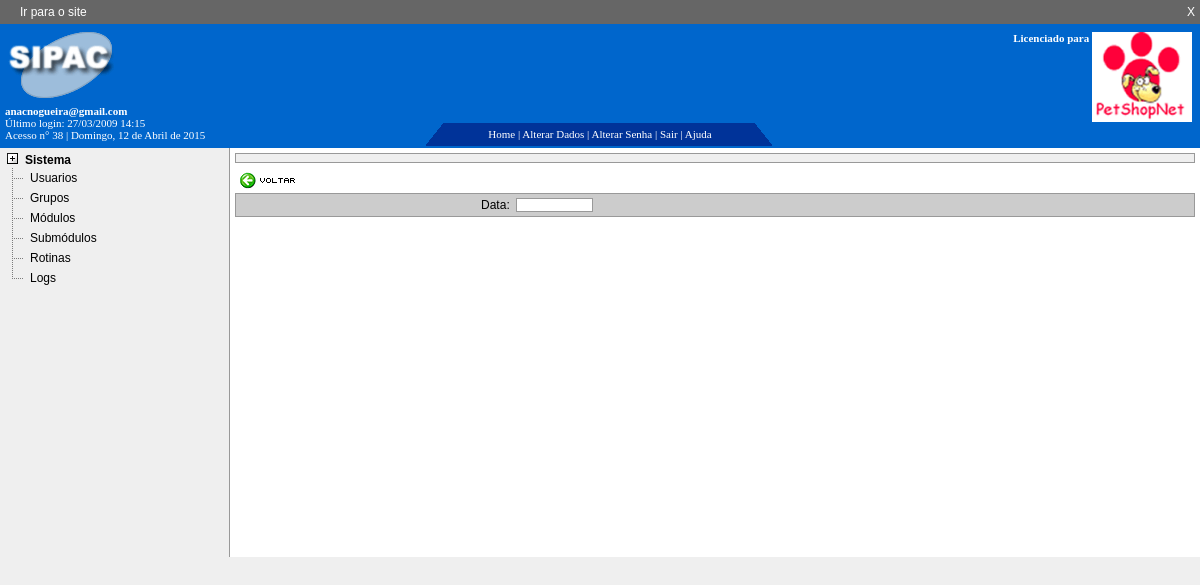
Screenshot of /sipac/logs_pesquisar_teste.php (signed in) with the database file from the repository.
### tables this page shows
CREATE TABLE IF NOT EXISTS submodulos (
  submodulos_id int(10) unsigned NOT NULL auto_increment,
  submodulos_nome varchar(50) default NULL,
  submodulos_descricao varchar(255) NOT NULL,
  submodulos_pagina varchar(50) default NULL,
  modulos_id int(10) unsigned default NULL,
  submodulos_ordem int(4) default NULL,
  PRIMARY KEY  (submodulos_id),
  KEY submodulos_FKIndex1 (modulos_id)
);

### sipac/lib/conexaomysql.php (called while the page is built, shortened)
<?
Class ConexaoMysql
{
  var $servidor = SERVER;
  var $usuario  = USER;
  var $senha    = PASS;
  var $link     = "";
  function conexao()
  {
    $this->link = mysql_connect($this->servidor,$this->usuario,$this->senha);
  }
  function sql($query)
  {
    $this->query = $query;
    if($result = mysql_query($this->query,$this->link) or die("<p style='color:red'>Erro:".$this->query."<br />".mysql_error()."</p>"))
     return $result;
    else
     return 0;
  }
}
?>

### sipac/lib/configs.php (called while the page is built, shortened)
<?
  require_once("conexaomysql.php");
  require_once("funcoes.php");
  $conn      = new ConexaoMysql();
?>

### sipac/menu_lateral.php (the view, shortened to what this page needs)
<?
 $sql = "SELECT users_autorizacao_especial FROM users
 WHERE users_id = '".$_SESSION[EMPRESA]["codUser"]."'";
 $result = $conn->sql($sql);
 if(mysql_num_rows($result) > 0)
 {
   $special = mysql_result($result,0,0);
   if($special == 1)
   {
    $campo_tipo = "users_id";
    $codMenu 		= $_SESSION[EMPRESA]["codUser"];
   }
   else
   {
    $campo_tipo = "grupos_id";
    $codMenu 		= $_SESSION[EMPRESA]["codGrupo"];
  }
 }
   $sql = "SELECT
   modulos.modulos_id, modulos_nome, tipo_autorizacao
   FROM modulos
	 INNER JOIN autorizacoes ON autorizacoes.modulos_id = modulos.modulos_id
	 WHERE $campo_tipo='".$codMenu."'
    AND (tipo_autorizacao=1 OR tipo_autorizacao=2)
    ORDER BY modulos_ordem ASC";
  $result = $conn->sql($sql);
?>
<div id="menu_lateral">
<ul>
 <?
   while($linha = mysql_fetch_array($result))
   {
     echo " <li class='menu_modulo'>".$linha["modulos_nome"]."\r\n";
    $sql2 = "SELECT DISTINCT submodulos.submodulos_id, submodulos_nome, submodulos_pagina
    FROM submodulos
    LEFT JOIN autorizacoes ON  autorizacoes.submodulos_id = submodulos.submodulos_id
    WHERE submodulos.modulos_id = '".$linha["modulos_id"]."'
    AND  $campo_tipo='".$codMenu."'";
    if($linha["tipo_autorizacao"] == 2)
    {
      $sql2 .=" AND (tipo_autorizacao=1 OR tipo_autorizacao=2)
      AND $campo_tipo='".$codMenu."'";
    }
    $sql2 .= " ORDER BY submodulos_ordem ASC";
    $result2 = $conn->sql($sql2);
    $recordCount = mysql_num_rows($result2);
    if($recordCount > 0)
    {
      echo "   \n<ul>\n";
			for($j=0;$j<$recordCount;$j++)
			{
				$linha2 =  mysql_fetch_array($result2);
				if($j == ($recordCount-1))
					echo "     <li class='menu_sub_last'><a href='".$linha2["submodulos_pagina"]."'>".$linha2["submodulos_nome"]."</a></li>\n";
				else
				 echo "     <li class='menu_sub'><a href='".$linha2["submodulos_pagina"]."'>".$linha2["submodulos_nome"]."</a></li>\n";
			}
      echo "   </ul>\n";
     }
     echo "  </li>\n";
   }
   echo " </ul>\n";
?>
</div>

### sipac/templates/sipac.css (style rules this page uses)
* { padding: 0; margin: 0; }
body { font-family: arial; font-size: 12px; color: #000000; background: #efefef; }
li { margin-left:15px; list-style-type:none; }
#menu_lateral { padding-top: 5px; background:#efefef; width: 18%; float:left; min-height: 300px; height:auto !important; height: 302px; }
#menu_lateral ul { padding-left: 20px; }
li.menu_modulo { font-weight:bold; margin-left:5px; padding-left:0px; list-style-image:url(../banco_imagens/expand.gif); vertical-align: text-top; margin-bottom: -2px; }
li.menu_sub { font-weight:normal; margin-left:-15px; padding-left:0px; list-style-image:url(../banco_imagens/T.gif); vertical-align: super; margin-bottom: -3px; }
li.menu_sub_last { font-weight:normal; list-style-image:url(../banco_imagens/line_l.gif); margin-left:-15px; padding-left:0px; }
li.menu_sub a, li.menu_sub_last a { vertical-align: super; color: #000; text-decoration:none; }

### rows the page displays
submodulos: submodulos_nome "Usuarios"
submodulos: submodulos_nome "Grupos"
submodulos: submodulos_nome "Módulos"
submodulos: submodulos_nome "Submódulos"
submodulos: submodulos_nome "Rotinas"
submodulos: submodulos_nome "Logs"

### other values shown
$_SESSION[EMPRESA]["email"] "anacnogueira@gmail.com"
$_SESSION[EMPRESA]["lastLogin"] "27/03/2009 14:15"
$_SESSION[EMPRESA]["session_id"] "38"
$semana "Domingo"
$mes "Abril"
$linha["modulos_nome"] "Sistema"
